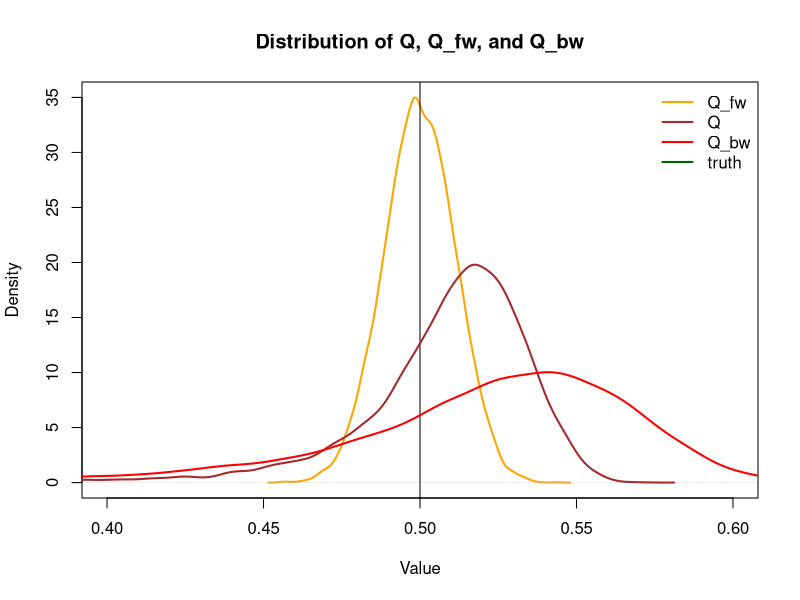

This figure's R source:
## ---- chunk 1
### F ~ N(0, 1), G ~ N(0, 4)

set.seed(42)
sigma_1 <- 1
sigma_2 <- 2

N <- 1000
n <- 10000

Q <- rep(0, n)
Q_fw <- rep(0, n)
Q_bw <- rep(0, n)

for(i in 1:n){
  X <- rnorm(N, 0, sd = sigma_2) # ~G
  Y <- rnorm(N, 0, sd = sigma_1) # ~F
  
  q_12 <- mean(exp(-0.5*X^2/sigma_1^2)/exp(-0.5 * X^2/sigma_2^2))
  q_21 <- mean(exp(-0.5*Y^2/sigma_2^2)/exp(-0.5 * Y^2/sigma_1^2))
  q <- sqrt(q_12/q_21)

  Q[i] <- q
  Q_fw[i] <- q_12
  Q_bw[i] <- 1/q_21
}

# compute densities
dQ    <- density(Q)
dQ_fw <- density(Q_fw)
dQ_bw <- density(Q_bw)

plot(dQ_fw, col = "orange", lwd = 2,
     main = "Distribution of Q, Q_fw, and Q_bw",
     xlab = "Value", ylab = "Density", xlim = c(0.4, 0.6), ylim = c(0, 35))

abline(v = 0.5)
lines(dQ, col = "brown", lwd = 2)
lines(dQ_bw, col = "red", lwd = 2)

legend("topright", legend = c("Q_fw", "Q", "Q_bw", "truth"),
       col = c("orange", "brown", "red", "darkgreen"), lwd = 2, bty = "n")
